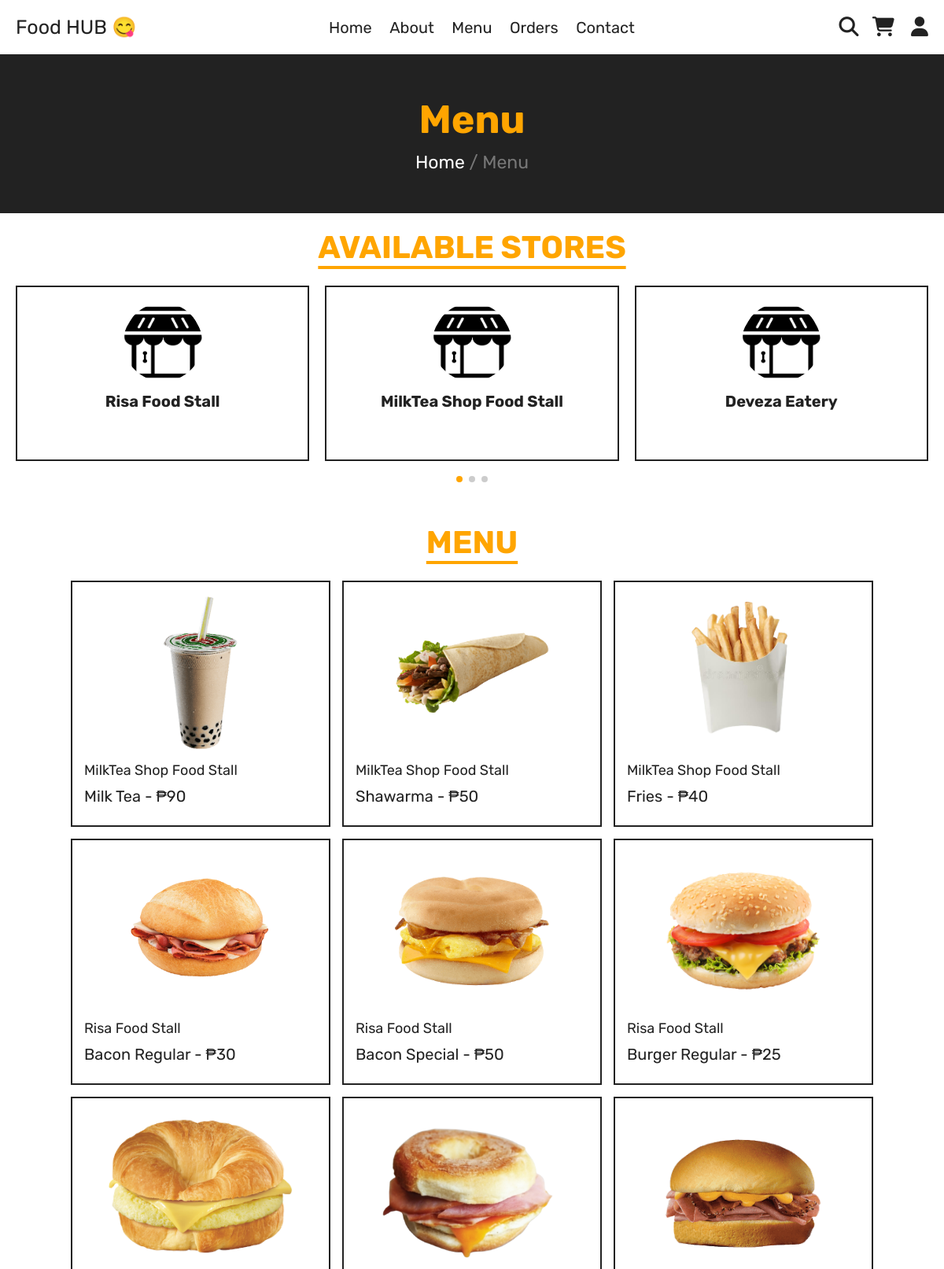
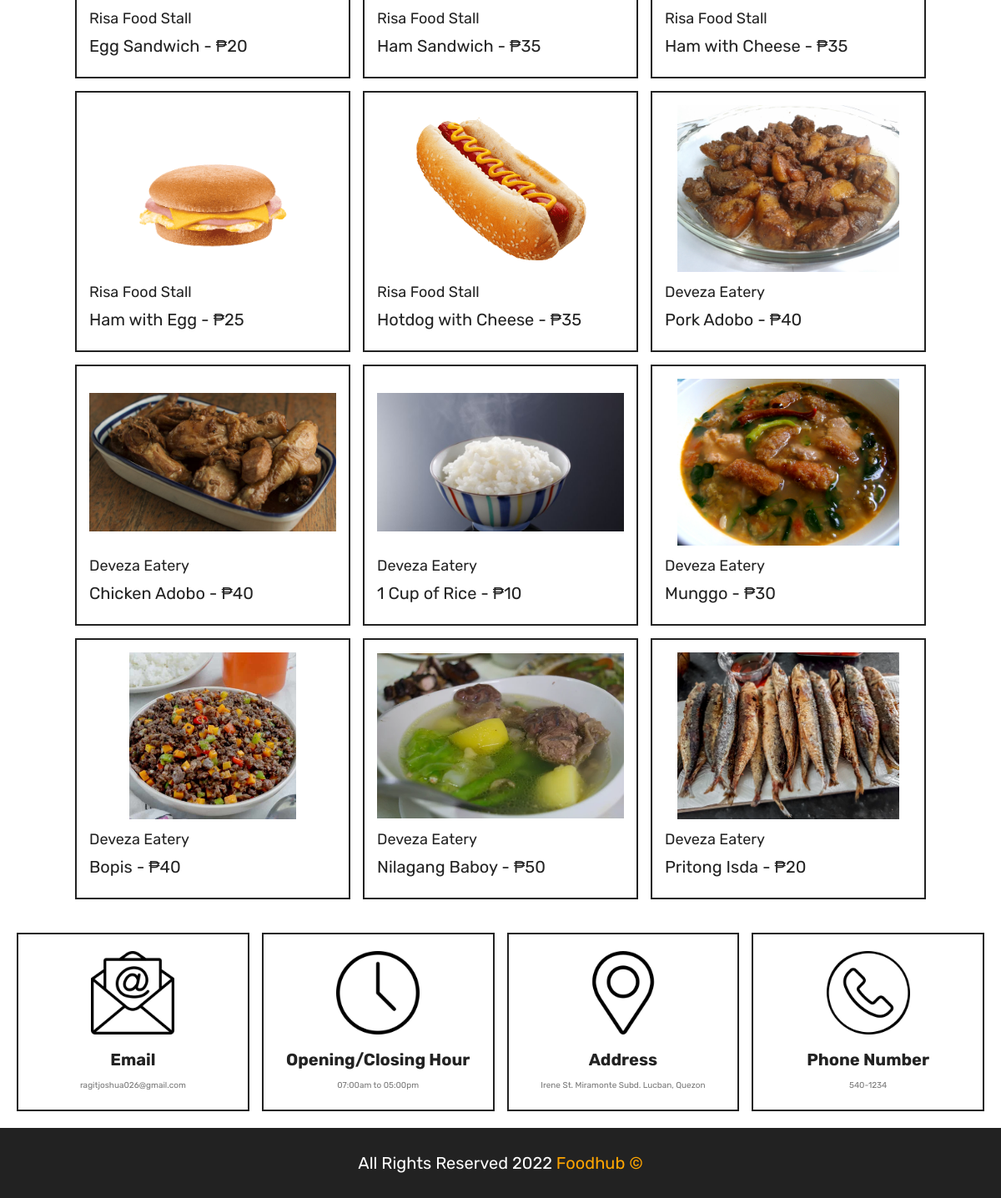
/menu.html, run on the app's committed database (2 pictures, top to bottom).
### webpage/models.py (models this page shows, shortened)
class Customer(models.Model):
    user = models.OneToOneField(User, on_delete=models.CASCADE)
    profile_pic = models.ImageField(null=True, blank=True, upload_to='profile_pic/')
    stall_name = models.CharField(max_length=100, default=None, null=True, blank=True)
    fname = models.CharField(max_length=50, null=True, blank=True)
    lname = models.CharField(max_length=50, null=True, blank=True)
    bday = models.DateField(null=True, blank=True)
    brgy = models.CharField(max_length=50, null=True, blank=True)
    full_address = models.CharField(max_length=50, null=True, blank=True)
    delivery_address = models.CharField(max_length=50, null=True, blank=True)
    phone_number = models.CharField(max_length=50, null=True, blank=True)
    email = models.CharField(max_length=50, null=True, blank=True)

class ProductList(models.Model):
    stall_owner = models.ForeignKey(User, on_delete=models.CASCADE)
    product_id  = models.CharField(max_length=50, blank=True, primary_key=True)
    product_image = models.ImageField(null=True, blank=True, upload_to='product_images/')
    product_name = models.CharField(max_length=50, null=True, blank=True)
    product_price = models.IntegerField()
    stocks = models.IntegerField()

### webpage/views.py (the view)
# urls.py: path('menu.html', views.menu, name='menu'),
def menu(request):
    all_products = ProductList.objects.filter().all()
    stall = Customer.objects.filter(~Q(stall_name = None)).all()
    return render (request,'dashboard/menu.html', {'stall' : stall, 'all_products' : all_products})

### templates/dashboard/menu.html (shortened to what this page needs)
<!DOCTYPE html>
{% load static%}
{% load food_hub_templatetags %}
<html lang="en">
	{% load pwa %}
<head>
	<link rel="stylesheet" href="https://cdn.jsdelivr.net/npm/swiper@8/swiper-bundle.min.css"/>
	<link rel="stylesheet" href="https://cdnjs.cloudflare.com/ajax/libs/font-awesome/6.1.2/css/all.min.css">
	<link rel="stylesheet" href="{% static 'css/style.css' %}">
</head>
<body>
<header class="header">
	<section class="flex">
		<a href="home.html" class="logo">Food HUB 😋</a>
		<nav class="navbar">
			<a href="home.html">Home</a>
			<a href="about.html">About</a>
			<a href="menu.html">Menu</a>
			<a href="orders.html">Orders</a>
			<a href="contact.html">Contact</a>
		</nav>
		<div class="icons">
			<a href="search.html"><i class="fas fa-search"></i></a>
			<a href="cart.html">
				<i class="fas fa-shopping-cart"></i>
			</a>
			<div id="user-btn" class="fas fa-user"></div>
		</div>
	</section>
</header>
<div class="heading">
	<h3>Menu</h3>
	<p><a href="home.html">Home</a><span> / Menu</span></p>
</div>
<section class="reviews">
	<h1 class="title">Available Stores</h1>
	<div class="swiper reviews-slider">
		<div class="swiper-wrapper">
			{% for stall in stall %}
			<a href="menu-{{stall.stall_name}}.html">
			<div class="swiper-slide slide">
				<img src="{% static 'images/cat-1.png' %}">
				<h3>{{stall.stall_name}}</h3>
				<br><p></p>
			</div>
			</a>
			{% endfor %}
		</div>
		<div class="swiper-pagination"></div>
	</div>
</section>
<section class="products">
	<h1 class="title">Menu</h1>
	<div class="box-container">
		{% for product in all_products %}
		<form method="post" class="box">
			<img src="{{product.product_image.url}}">
			<a href="menu-{{product.stall_owner.customer.stall_name}}.html" class="cat">{{product.stall_owner.customer.stall_name}}</a>
			<div class="name">{{product.product_name}}</div>
		</form>
		{% endfor %}
	</div>
</section>
<footer class="footer">
	<section class="grid">
		<div class="box">
			<img src="{%static 'images/email-icon.png' %}">
			<h3>Email</h3>
			<a href="mailto:ragitjoshua026@gmail.com">ragitjoshua026@gmail.com</a>
		</div>
		<div class="box">
			<img src="{%static 'images/clock-icon.png' %}">
			<h3>Opening/Closing Hour</h3>
			<p>07:00am to 05:00pm</p>
		</div>
		<div class="box">
			<img src="{%static 'images/map-icon.png' %}">
			<h3>Address</h3>
			<a href="#">Irene St. Miramonte Subd. Lucban, Quezon</a>
		</div>
		<div class="box">
			<img src="{%static 'images/phone-icon.png' %}">
			<h3>Phone Number</h3>
			<a href="tel:5401234">540-1234</a>
		</div>
	</section>
	<div class="credit">
		All Rights Reserved 2022 <span>Foodhub ©</span>
	</div>
</footer>
</body>
</html>

### static/css/style.css (style rules this page uses)
:root { --orange: #ffa500; --red: #e74c3c; --white: #fff; --black: #222; --light-color: #777; --border: .2rem solid var(--black); }
* { font-family: 'Rubik', sans-serif; margin: 0; padding: 0; box-sizing: border-box; outline: none; border: none; text-decoration: none; }
html { font-size: 62.5%; overflow-x: hidden; scroll-behavior: smooth; stop-opacity: 7rem; }
section { margin: 0 auto; max-width: 1200px; padding: 2rem; }
.title { text-align: center; margin-bottom: 2.5rem; font-size: 4rem; color: var(--orange); text-transform: uppercase; text-decoration: underline; text-underline-offset: 1rem; }
.heading { display: flex; align-items: center; justify-content: center; gap: 1rem; flex-flow: column; background-color: var(--black); min-height: 20rem; }
.heading h3 { font-size: 5rem; color: var(--orange); text-transform: capitalize; }
.heading p { font-size: 2.3rem; color: var(--light-color); }
.heading p a { color: var(--white); }
.header { position: sticky; top: 0; left: 0; right: 0; z-index: 1000; background-color: var(--white); border-bottom: var(--border); }
.header .flex { display: flex; align-items: center; justify-content: space-between; position: relative; }
.header .flex .logo { font-size: 2.5rem; color: var(--black); }
.header .flex .navbar a { font-size: 2rem; color: var(--black); margin: 0 1rem; }
.header .flex .icons > * { margin-left: 1.5rem; font-size: 2.5rem; color: var(--black); cursor: pointer; }
.products .box-container { display: grid; grid-template-columns: repeat(auto-fit, 33rem); justify-content: center; align-items: flex-start; gap: 1.5rem; }
.products .box-container .box { border: var(--border); padding: 1.5rem; position: relative; overflow: hidden; }
.products .box-container .box img { height: 20rem; width: 100%; object-fit: contain; margin-bottom: 1rem; }
.products .box-container .box .cat { font-size: 1.8rem; color: var(--black); }
.products .box-container .box .name { font-size: 2rem; color: var(--black); margin: 1rem 0; }
.reviews .slide { margin-bottom: 4rem; border: var(--border); padding: 2rem; text-align: center; }
.reviews .slide img { height: 10rem; width: 10rem; border-radius: 50%; }
.reviews .slide p { padding: 1.5rem 0; line-height: 2; font-size: 1.6rem; color: var(--light-color); }
.reviews .slide h3 { font-size: 2rem; margin-top: 1rem; text-transform: capitalize; color: var(--black); }
.footer .grid { display: grid; grid-template-columns: repeat(auto-fit, minmax(27rem, 1fr)); gap: 1.5rem; align-items: flex-start; }
.footer .grid .box { border: var(--border); padding: 2rem; text-align: center; }
.footer .grid .box img { height: 10rem; width: 100%; object-fit: contain; margin-bottom: .5rem; }
.footer .grid .box h3 { margin: 1rem 0; font-size: 2rem; color: var(--black); text-transform: capitalize; }
.footer .grid .box a, .footer .grid .box p { display: block; font-size: 1.7 rem; color: var(--light-color); line-height: 1.8; }
.credit { padding: 3rem 2rem; text-align: center; background-color: var(--black); color: var(--white); font-size: 2rem; text-transform: capitalize; }
.credit span { color: var(--orange); }

### data on the page
Customer: stall_name "Risa Food Stall"
Customer: stall_name "MilkTea Shop Food Stall"
Customer: stall_name "Deveza Eatery"
ProductList: product_image (picture), stall_owner.customer.stall_name "MilkTea Shop Food Stall", product_name "Milk Tea - ₱90"
ProductList: product_image (picture), stall_owner.customer.stall_name "MilkTea Shop Food Stall", product_name "Shawarma - ₱50"
ProductList: product_image (picture), stall_owner.customer.stall_name "MilkTea Shop Food Stall", product_name "Fries - ₱40"
ProductList: product_image (picture), stall_owner.customer.stall_name "Risa Food Stall", product_name "Bacon Regular - ₱30"
ProductList: product_image (picture), stall_owner.customer.stall_name "Risa Food Stall", product_name "Bacon Special - ₱50"
ProductList: product_image (picture), stall_owner.customer.stall_name "Risa Food Stall", product_name "Burger Regular - ₱25"
ProductList: product_image (picture), stall_owner.customer.stall_name "Risa Food Stall", product_name "Egg Sandwich - ₱20"
ProductList: product_image (picture), stall_owner.customer.stall_name "Risa Food Stall", product_name "Ham Sandwich - ₱35"
ProductList: product_image (picture), stall_owner.customer.stall_name "Risa Food Stall", product_name "Ham with Cheese - ₱35"
ProductList: product_image (picture), stall_owner.customer.stall_name "Risa Food Stall", product_name "Ham with Egg - ₱25"
ProductList: product_image (picture), stall_owner.customer.stall_name "Risa Food Stall", product_name "Hotdog with Cheese - ₱35"
ProductList: product_image (picture), stall_owner.customer.stall_name "Deveza Eatery", product_name "Pork Adobo - ₱40"
ProductList: product_image (picture), stall_owner.customer.stall_name "Deveza Eatery", product_name "Chicken Adobo - ₱40"
ProductList: product_image (picture), stall_owner.customer.stall_name "Deveza Eatery", product_name "1 Cup of Rice - ₱10"
ProductList: product_image (picture), stall_owner.customer.stall_name "Deveza Eatery", product_name "Munggo - ₱30"
ProductList: product_image (picture), stall_owner.customer.stall_name "Deveza Eatery", product_name "Bopis - ₱40"
ProductList: product_image (picture), stall_owner.customer.stall_name "Deveza Eatery", product_name "Nilagang Baboy - ₱50"
ProductList: product_image (picture), stall_owner.customer.stall_name "Deveza Eatery", product_name "Pritong Isda - ₱20"
